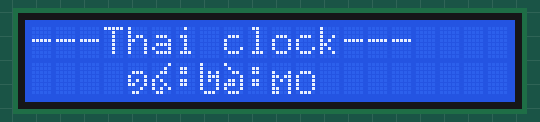
The sketch below on a simulated Arduino Uno, built with avr-gcc and run on an emulated ATmega328P. Parts: 20×2 character LCD. The local clock reads 2024-03-15 10:24:30 at power-on unless the sketch sets it.

Above: at 0.2 s.
At 6.1 s:
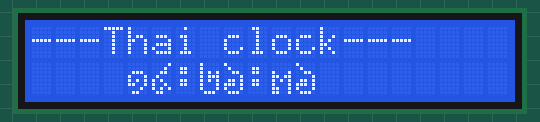
At 13.1 s:
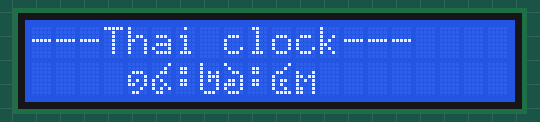
At 19.1 s:
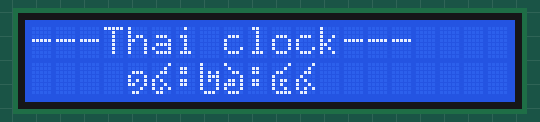
At 26.1 s:
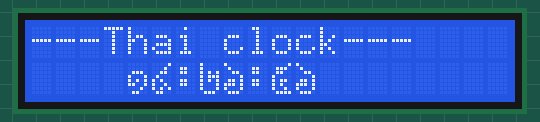
At 38.2 s:
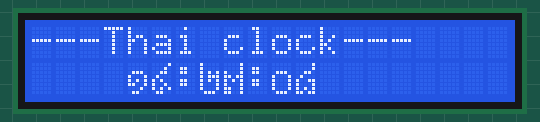

The sketch:

Custom_LCD.ino
```cpp
#include <Wire.h>
#include <DS1302.h>
#include <LiquidCrystal_I2C.h>

Time t;
DS1302 rtc(2, 3, 4);
LiquidCrystal_I2C lcd(0x27,20,2);

int create_count = 0;
boolean show_original = false;

void setup()
{
  Serial.begin(9600);

  lcd.init();
  lcd.backlight();

  rtc.halt(false);
  rtc.writeProtect(false);
//  The following lines can be commented out to use the values already stored in the DS1302
//  rtc.setDOW(MONDAY); // Set Day-of-Week to FRIDAY
  rtc.setTime(19, 26, 30); // Set the time to 12:00:00 (24hr format)
  rtc.setDate(3, 6, 2019); // Set the date to August 6th, 2010

}

void loop()
{
  t = rtc.getTime();

  // Print Hour
  char temp_Hour[10];
  sprintf(temp_Hour, "%2d",t.hour);
  // Print in costom form
  print_Custom_digit(temp_Hour[0],1,4);
  print_Custom_digit(temp_Hour[1],1,5);
  print_Custom_digit(':',1,6);
  //////////////////////////////////////////////////////////

  // Print Min
  char temp_Min[10];
  sprintf(temp_Min, "%2d",t.min);
  // Print in costom form
  print_Custom_digit(temp_Min[0],1,7);
  print_Custom_digit(temp_Min[1],1,8);
  print_Custom_digit(':',1,9);
  //////////////////////////////////////////////////////////

  // Print Sec
  char temp_Sec[10];
  sprintf(temp_Sec, "%2d",t.sec);
  // Print in costom form
  print_Custom_digit(temp_Sec[0],1,10);
  print_Custom_digit(temp_Sec[1],1,11);
  //////////////////////////////////////////////////////////

  // Print in normal form
  if (show_original == true){
    // Print Hour
    print_Original_digit(temp_Hour[0],0,4);
    print_Original_digit(temp_Hour[1],0,5);
    print_Original_digit(':',0,6);
    // Print Min
    print_Original_digit(temp_Min[0],0,7);
    print_Original_digit(temp_Min[1],0,8);
    print_Original_digit(':',0,9);
    // Print Sec
    print_Original_digit(temp_Sec[0],0,10);
    print_Original_digit(temp_Sec[1],0,11);
  }
  else{
    lcd.setCursor(0,0);
    lcd.print("---Thai clock---");
  }

  create_count = 0;
}
```

Character.ino
```cpp
byte zero[] = {
  B00000,
  B00000,
  B01110,
  B10001,
  B10001,
  B10001,
  B10001,
  B01110
};

byte one[] = {
  B00000,
  B00000,
  B01110,
  B10001,
  B10101,
  B11001,
  B00010,
  B01100
};

byte two[] = {
  B10000,
  B10000,
  B10101,
  B10111,
  B10101,
  B10001,
  B10001,
  B01110
};

byte three[] = {
  B00000,
  B00000,
  B10001,
  B11011,
  B10101,
  B10001,
  B11001,
  B11001
};

byte four[] = {
  B00001,
  B00010,
  B01100,
  B10000,
  B10110,
  B10100,
  B10010,
  B01111
};

byte five[] = {
  B00001,
  B01110,
  B01100,
  B10000,
  B10110,
  B10100,
  B10010,
  B01111
};

byte six[] = {
  B10000,
  B01000,
  B00110,
  B00001,
  B01101,
  B11101,
  B10001,
  B01110
};

byte seven[] = {
  B00001,
  B00001,
  B10001,
  B11011,
  B10101,
  B10001,
  B11001,
  B11001
};

byte eight[] = {
  B00001,
  B00001,
  B00110,
  B01000,
  B10011,
  B10001,
  B10101,
  B11011
};

byte nine[] = {
  B00001,
  B00010,
  B00110,
  B01000,
  B10100,
  B10010,
  B10101,
  B01100
};

void print_Custom_digit(char digit, int RowCursor, int ColCursor){
  lcd.setCursor(ColCursor, RowCursor);
  if (digit == '0'){
    lcd.createChar(create_count, zero);
    lcd.setCursor(ColCursor, RowCursor);
    lcd.write((byte)create_count);
    create_count++;
  }
  else if(digit == '1'){
    lcd.createChar(create_count, one);
    lcd.setCursor(ColCursor, RowCursor);
    lcd.write((byte)create_count);
    create_count++;
  }
  else if(digit == '2'){
    lcd.createChar(create_count, two);
    lcd.setCursor(ColCursor, RowCursor);
    lcd.write((byte)create_count);
    create_count++;
  }
  else if(digit == '3'){
    lcd.createChar(create_count, three);
    lcd.setCursor(ColCursor, RowCursor);
    lcd.write((byte)create_count);
    create_count++;
  }
  else if(digit == '4'){
    lcd.createChar(create_count, four);
    lcd.setCursor(ColCursor, RowCursor);
    lcd.write((byte)create_count);
    create_count++;
  }
  else if(digit == '5'){
    lcd.createChar(create_count, five);
    lcd.setCursor(ColCursor, RowCursor);
    lcd.write((byte)create_count);
    create_count++;
  }
  else if(digit == '6'){
    lcd.createChar(create_count, six);
    lcd.setCursor(ColCursor, RowCursor);
    lcd.write((byte)create_count);
    create_count++;
  }
  else if(digit == '7'){
    lcd.createChar(create_count, seven);
    lcd.setCursor(ColCursor, RowCursor);
    lcd.write((byte)create_count);
    create_count++;
  }
  else if(digit == '8'){
    lcd.createChar(create_count, eight);
    lcd.setCursor(ColCursor, RowCursor);
    lcd.write((byte)create_count);
    create_count++;
  }
  else if(digit == '9'){
    lcd.createChar(create_count, nine);
    lcd.setCursor(ColCursor, RowCursor);
    lcd.write((byte)create_count);
    create_count++;
  }
  else if(digit == ':'){
    lcd.print(":");
  }
  else{
    lcd.createChar(create_count, zero);
    lcd.setCursor(ColCursor, RowCursor);
    lcd.write((byte)create_count);
    create_count++;
  }
}

void print_Original_digit(char digit, int RowCursor, int ColCursor){
  lcd.setCursor(ColCursor, RowCursor);
  if (digit == '0')
    lcd.print("0");
  else if(digit == '1')
    lcd.print("1");
  else if(digit == '2')
    lcd.print("2");
  else if(digit == '3')
    lcd.print("3");
  else if(digit == '4')
    lcd.print("4");
  else if(digit == '5')
    lcd.print("5");
  else if(digit == '6')
    lcd.print("6");
  else if(digit == '7')
    lcd.print("7");
  else if(digit == '8')
    lcd.print("8");
  else if(digit == '9')
    lcd.print("9");
  else if(digit == ':')
    lcd.print(":");
  else
    lcd.print("0");
}
```

Measured:
- what the display in image 1 shows lasts 1.1 s, from 6.1 s to 7.2 s
- what the display in image 5 shows lasts 1.0 s, from 38.1 s to 39.1 s
